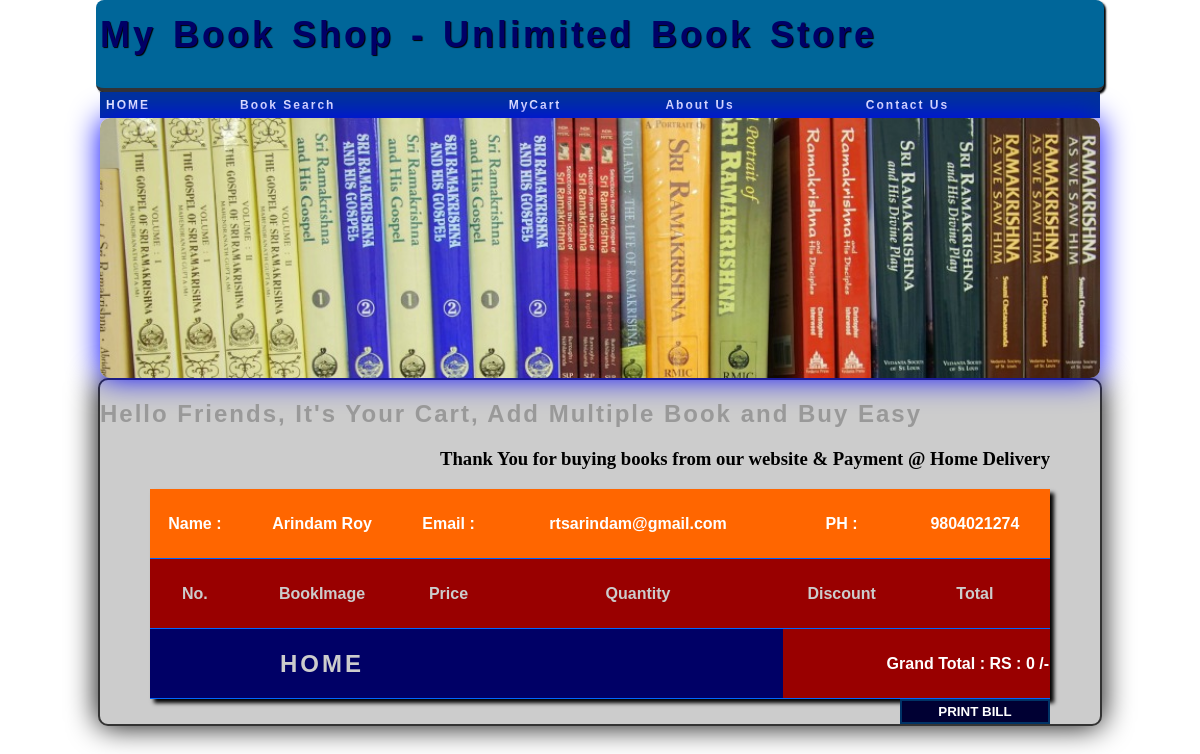
The page /pay_code.php?uid=1 on the database its author committed.
### tables this page shows
CREATE TABLE `user` (
  `uid` int(11) NOT NULL auto_increment,
  `name` varchar(50) NOT NULL,
  `email` varchar(50) NOT NULL,
  `pwd` varchar(50) NOT NULL,
  `phno` varchar(10) NOT NULL,
  `add` varchar(200) NOT NULL,
  PRIMARY KEY  (`uid`)
);

### pay_code.php (the view, shortened to what this page needs)
<?php include("config.php") ?>
<?php
	if(isset($_GET['uid']))
	{
		$x="select * from `user` where `uid`='".$_GET['uid']."'";
		$r=mysqli_query($conn,$x);
		$rr=mysqli_fetch_array($r);
		$name=$rr['name'];
		$email=$rr['email'];
		$phno=$rr['phno'];
	}
	?>
<!DOCTYPE html PUBLIC "-//W3C//DTD XHTML 1.0 Transitional//EN" "http://www.w3.org/TR/xhtml1/DTD/xhtml1-transitional.dtd">
<html xmlns="http://www.w3.org/1999/xhtml">
<head>
<link href="ari_style1.css" type="text/css" rel="stylesheet" media="all" />
</head>
<body>
	<div id="header">
    	<div style="padding-top:10px;"><label class="lb1">My Book Shop - Unlimited Book Store</label></div>
    </div>
    <div id="menu">
    <table class="tabmenu" width="100%" cellpadding="3" cellspacing="3">
    	<tr>
        	<td>HOME</td>
            <td>Book Search</td>
            <td>MyCart</td>
            <td>About Us</td>
            <td>Contact Us</td>
        </tr>
    </table>
    </div>
    <div id="nextHeader">
    	<img src="book_images/h1.jpg"  width="1000" class="h"/>
   </div>
   <div id="main">
   	<h2>Hello Friends, It's Your Cart, Add Multiple Book and Buy Easy</h2>
    <div style="width:900px; margin:0 auto;">
    <?php
	if(isset($_SESSION))
	{
	?>
    <div align="right">
    <h3>Thank You for buying books from our website & Payment @ Home Delivery</h3>
    </div>
    <table class="cartTab">
    <tr class="u">
    	<td>Name :</td>
        <td> <?php if(isset($name)) echo $name; ?></td>
        <td>Email :</td>
         <td><?php if(isset($email)) echo $email; ?></td>
         <td>PH :</td>
         <td><?php if(isset($phno)) echo $phno; ?></td>
    </tr>
    	<tr>
        	<th>No.</th>
            <th>BookImage</th>
            <th>Price</th>
            <th>Quantity</th>
            <th>Discount</th>
            <th>Total</th>
        </tr>
        <?php
		$sum=0;
		?>
        <tr>
        	<td></td>
            <td><a href="empty.php">HOME</a></td>
            <td></td>
            <td></td>
            <td colspan="2" align="right" bgcolor="#990000"> Grand Total : RS : <?php echo $sum; ?> /-</td>
        </tr>
    </table>
    <div style="text-align:right;"><input type="button" value="PRINT BILL" class="bt10" onclick="window.print();" />
    </div>
    <?php
	}
	else
	{
		header('location:index.php');
		exit;
	}
	?>
    </div>
   </div>
</body>
</html>

### ari_style1.css (style rules this page uses)
body { margin:0; padding:0; background-image:url(png/qq.jpg); background-repeat:repeat; }
#header { width:1000px; height:80px; border-bottom:4px solid #333333; box-shadow:2px 2px 2px BLACK; padding:4px; background-color:#006699; margin:0 auto; border-radius:8px; -webkit-border-radius:8px; -moz-border-radius:8px; }
#nextHeader { width:1000px; margin:0 auto; height:auto; }
#menu { width:1000px; margin:0 auto; background-color:#003399; }
#main { width:1000px; height:auto; background-color:#CCCCCC; border:2px solid #333333; border-radius:10px; box-shadow:0px 0px 30px BLACK; margin:0 auto; }
.cartTab { width:100%; border-collapse:collapse; background-color:#000066; box-shadow:4px 4px 4px BLACK; }
.cartTab th { background-color:#990000; text-align:center; font-family:Geneva, Arial, Helvetica, sans-serif; font-weight:bold; color:#CCCCCC; }
.cartTab tr { text-align:center; font-family:Geneva, Arial, Helvetica, sans-serif; font-size:16px; font-weight:bold; color:#FFFFFF; height:70px; border-bottom:1px solid #0066FF; }
.tabmenu { color:#FFFFFF; font-family:"Lucida Sans Unicode", "Lucida Grande", sans-serif; font-size:12px; font-weight:bold; letter-spacing:2px; }
.h { box-shadow:0px 0px 30px BLUE; border-radius:10px; }
.lb1 { color:#000066; font-family:Verdana, Arial, Helvetica, sans-serif; font-size:36px; letter-spacing:3px; word-spacing:4px; font-weight:bold; text-shadow:1px 1px 1px BLACK; }
.bt10 { width:150px; padding:3px; text-align:center; background-color:#000033; border:2px solid #003366; color:#FFFFFF; font-weight:bold; }
h2 { font-family:Verdana, Arial, Helvetica, sans-serif; color:#999999; letter-spacing:2px; font-weight:bold; }
a:link,a:visited,a:active { color:#CCCCCC; font-size:24px; letter-spacing:3px; font-weight:bold; text-decoration:none; }
tr.u { background-color:#FF6600; }

### rows shown on the page
user: name "Arindam Roy", email "rtsarindam@gmail.com", phno "9804021274"

### other values the page prints
$sum "0"
